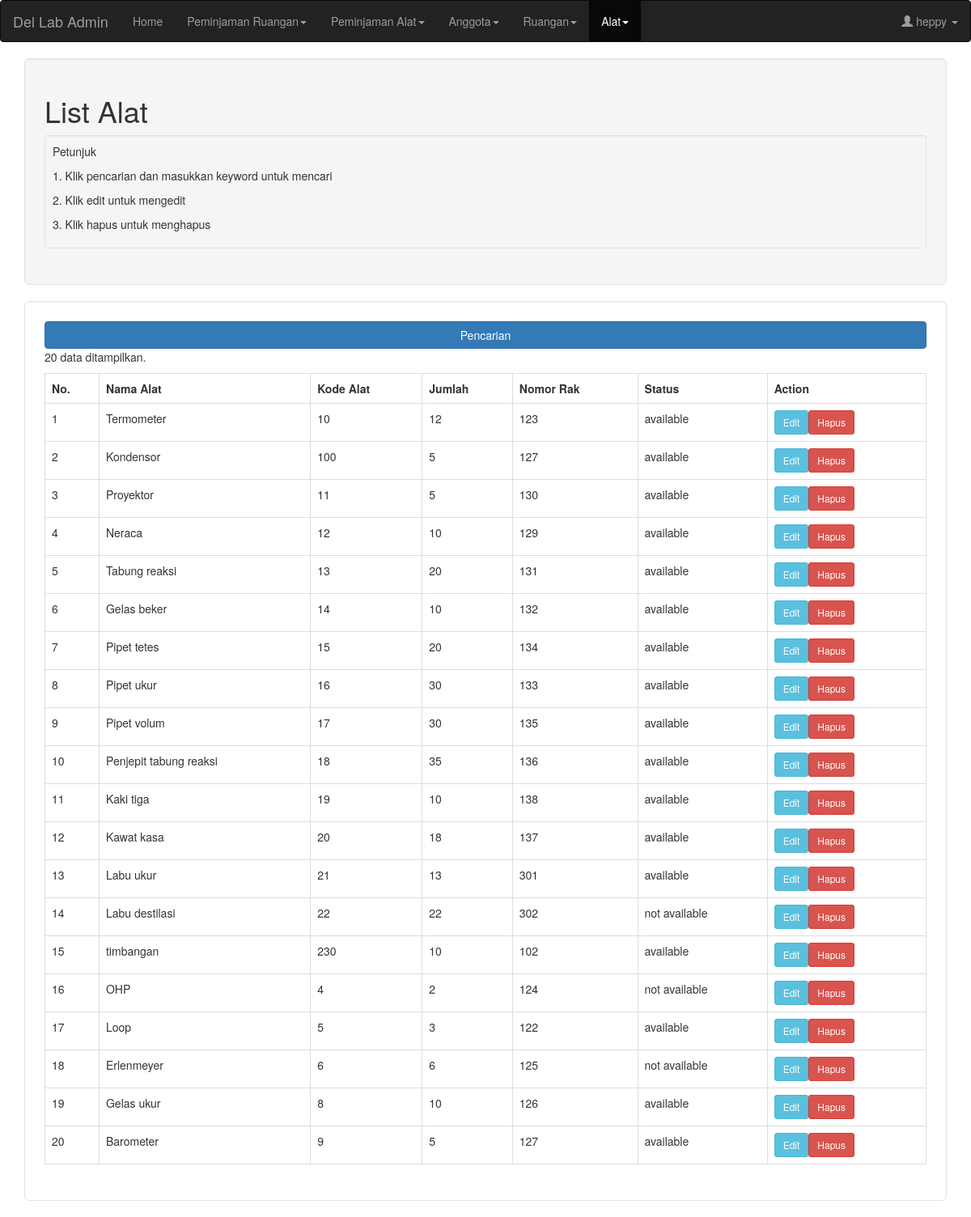
The page /admin/daftar-alat.php (signed in) on the database its author committed.
### tables this page shows
CREATE TABLE `alat` (
  `kode` varchar(20) NOT NULL,
  `nama_alat` varchar(60) NOT NULL,
  `jumlah` int(20) NOT NULL,
  `nomor_rak` varchar(20) NOT NULL,
  `status` varchar(20) NOT NULL,
  PRIMARY KEY (`kode`)
);

### admin/daftar-alat.php (the view, shortened to what this page needs)
<?php
	include "cekAdmin.php";
?>
<!DOCTYPE html>
<html>
<head>
	<link rel="stylesheet" href="../bootstrap/css/bootstrap.css">
</head>
<body>
<nav class="navbar navbar-inverse">
	  <div class="container-fluid">
	    <div class="navbar-header">
	      <a class="navbar-brand" href="index.php">Del Lab Admin</a>
	    </div>
	    <div>
	      <ul class="nav navbar-nav">
	        <li><a href="index.php">Home</a></li>
	        <li class="dropdown">
	          <a class="dropdown-toggle" data-toggle="dropdown" href="#">Peminjaman Ruangan<span class="caret"></span></a>
	        </li>
			<li class="dropdown">
	          <a class="dropdown-toggle" data-toggle="dropdown" href="#">Peminjaman Alat<span class="caret"></span></a>
	        </li>
	        <li class="dropdown">
	       		<a class="dropdown-toggle" data-toggle="dropdown" href="#">Anggota<span class="caret"></span></a>
	        </li>
	        <li class="dropdown">
	        	<a class="dropdown-toggle" data-toggle="dropdown" href="#">Ruangan<span class="caret"></span></a>
	        </li>
			<li class="dropdown active">
	       		<a class="dropdown-toggle" data-toggle="dropdown" href="#">Alat<span class="caret"></span></a>
	        </li>
	      </ul>
	    	<ul class="nav navbar-nav navbar-right">
        		<li class="dropdown">
        			<a class="dropdown-toggle" data-toggle="dropdown">
        				<span class="glyphicon glyphicon-user"></span> <?php echo $_SESSION["username"]; ?> <span class="caret"></span>
        			</a>
        		</li>
        	</ul>
	    </div>
	  </div>
	</nav>
	<div class="container">
		<div class="well well-lg">
			<h1>List Alat</h1>
			<div class="well well-sm">
			<p>Petunjuk</p>
			<p>1. Klik pencarian dan masukkan keyword untuk mencari</p>
			<p>2. Klik edit untuk mengedit</p>
			<p>3. Klik hapus untuk menghapus</p>
			</div>
		</div>
	</div>
	<div class="container">
		<div class="well well-lg" style="background: white">
		<button type="button" id="search" class="btn btn-primary btn-block">Pencarian</button>
			<table class="table table-hover table-bordered">
				<tr>
					<th>No.</th>
					<th>Nama Alat</th>
					<th>Kode Alat</th>
					<th>Jumlah</th>
					<th>Nomor Rak</th>
                    <th>Status</th>
					<th>Action</th>
				</tr>
<?php
	if(isset($_GET['category'])&&isset($_GET['keyword'])){
		$category = $_GET['category'];
		$keyword = $_GET['keyword'];
		$sql = "SELECT * FROM alat WHERE $category LIKE '%$keyword%'";
		$result = mysqli_query($connection, $sql);
		$count=mysqli_num_rows($result);
	}else{
		$sql = "SELECT * FROM alat;";
		$result = mysqli_query($connection, $sql);
		$count=mysqli_num_rows($result);
	}
	if($count>0){
		$number = 1;
		echo "<p>$count data ditampilkan.<p>";
		while($row = mysqli_fetch_assoc($result)) {
			$id = $row["kode"];
	        echo "<tr> <td>" . $number. "</td><td> " .
	        $row["nama_alat"]. "</td><td> " .
            $row["kode"]."</td><td>".
            $row["jumlah"]."</td><td>".
            $row["nomor_rak"]."</td><td>".
			$row["status"]."</td><td>".
	        "<a href='edit-alat.php?kode=$id' role='button' class='btn btn-info btn-sm'>Edit</a>".
	        "<a href='delete-alat.php?kode=$id' role='button' class='btn btn-danger btn-sm'>Hapus</a></td></tr>";
	        $number++;
		}
	}else{
		echo "Maaf, tidak ditemukan data yang cocok.";
	}
?>
			</table>
		</div>
	</div>
</body>
</html>

### rows shown on the page
alat: nama_alat "Termometer", kode "10", jumlah "12", nomor_rak "123", status "available"
alat: nama_alat "Kondensor", kode "100", jumlah "5", nomor_rak "127", status "available"
alat: nama_alat "Proyektor", kode "11", jumlah "5", nomor_rak "130", status "available"
alat: nama_alat "Neraca", kode "12", jumlah "10", nomor_rak "129", status "available"
alat: nama_alat "Tabung reaksi", kode "13", jumlah "20", nomor_rak "131", status "available"
alat: nama_alat "Gelas beker", kode "14", jumlah "10", nomor_rak "132", status "available"
alat: nama_alat "Pipet tetes", kode "15", jumlah "20", nomor_rak "134", status "available"
alat: nama_alat "Pipet ukur", kode "16", jumlah "30", nomor_rak "133", status "available"
alat: nama_alat "Pipet volum", kode "17", jumlah "30", nomor_rak "135", status "available"
alat: nama_alat "Penjepit tabung reaksi", kode "18", jumlah "35", nomor_rak "136", status "available"
alat: nama_alat "Kaki tiga", kode "19", jumlah "10", nomor_rak "138", status "available"
alat: nama_alat "Kawat kasa", kode "20", jumlah "18", nomor_rak "137", status "available"
alat: nama_alat "Labu ukur", kode "21", jumlah "13", nomor_rak "301", status "available"
alat: nama_alat "Labu destilasi", kode "22", jumlah "22", nomor_rak "302", status "not available"
alat: nama_alat "timbangan", kode "230", jumlah "10", nomor_rak "102", status "available"
alat: nama_alat "OHP", kode "4", jumlah "2", nomor_rak "124", status "not available"
alat: nama_alat "Loop", kode "5", jumlah "3", nomor_rak "122", status "available"
alat: nama_alat "Erlenmeyer", kode "6", jumlah "6", nomor_rak "125", status "not available"
alat: nama_alat "Gelas ukur", kode "8", jumlah "10", nomor_rak "126", status "available"
alat: nama_alat "Barometer", kode "9", jumlah "5", nomor_rak "127", status "available"

### other values the page prints
$_SESSION["username"] "heppy"
$count "20"
